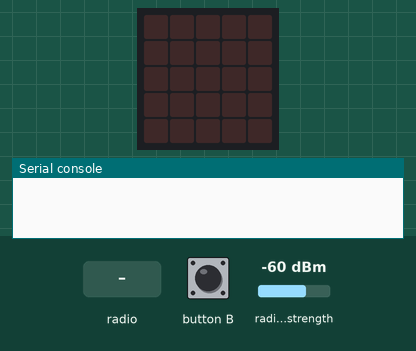
Bench run of a program on a simulated BBC micro:bit (MakeCode). Shown: the board's 5×5 LED display, the last lines printed to the serial console. Inputs (shaded band) come from the test bench; at power-on: radio signal strength -60 dBm. Dim RGB values are drawn brighter than linear; no radio messages arrive unless stated (any console line starting 'radio sent:' is added by the test bench).

Above: at 1.2 s.
1.3 s: button B pressed for 0.15 s
At 2.2 s:
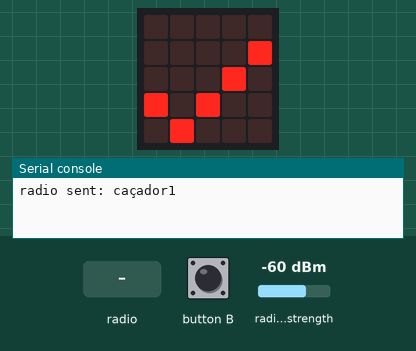
4.4 s: radio message "tresor" arrives
At 5.0 s:
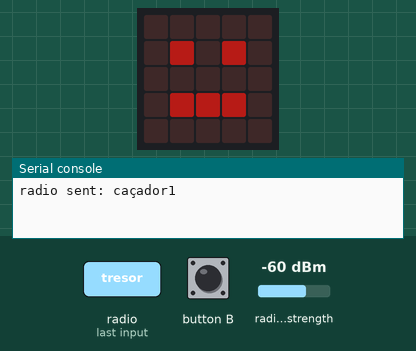
5.9 s: button B pressed for 0.15 s
At 6.9 s:
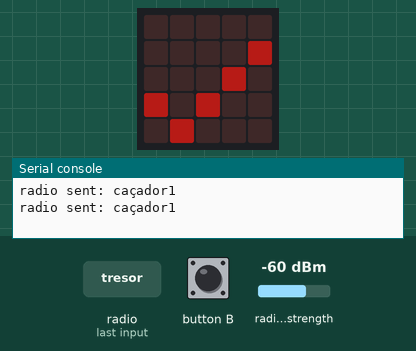
Timing chart, 0 to 8.9 s (numbered marks = the images above; inputs shaded):
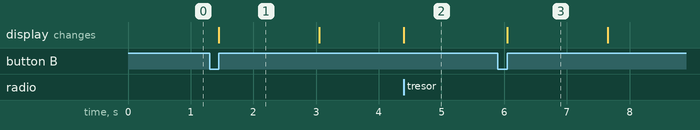

The program:

main.ts
```typescript
// Canvia per cada caçador
radio.onReceivedString(function (receivedString) {
    if (receivedString == "tresor") {
        força = radio.receivedPacket(RadioPacketProperty.SignalStrength)
        // Convertir de -128...0 a 0...255
        brillantor = força + 128
        if (brillantor < 0) {
            brillantor = 0
        }
        if (brillantor > 255) {
            brillantor = 255
        }
        led.setBrightness(brillantor)
        basic.showLeds(`
            . . . . .
            . # . # .
            . . . . .
            . # # # .
            . . . . .
            `)
    }
})
input.onButtonPressed(Button.B, function () {
    radio.sendString(meuId)
    basic.showIcon(IconNames.Yes)
    basic.pause(1000)
    basic.clearScreen()
    // Restaurar brillantor normal
    led.setBrightness(255)
})
let brillantor = 0
let força = 0
let meuId = ""
radio.setGroup(7)
// Canvia per cada caçador
meuId = "caçador1"
```

test.ts
```typescript
// les proves van aquí; això no es compilarà quan aquest paquet s'usi com a extensió.
```

Measured:
- after the input at 1.3 s, the display: changes after 0.15 s (image 1)
- after the input at 4.4 s, the display: changes at once (image 2)
- after the input at 5.9 s, the display: changes after 0.15 s (image 3)
- what the display in image 1 shows lasts 1.6 s, from 1.5 s to 3.1 s
